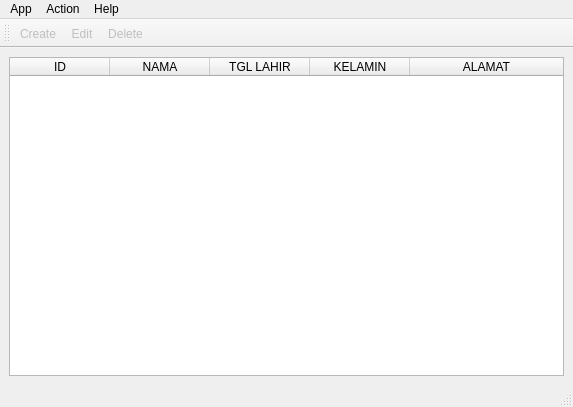
<?xml version="1.0" encoding="UTF-8"?>
<ui version="4.0">
 <class>DataExplorer</class>
 <widget class="QMainWindow" name="DataExplorer">
  <property name="geometry">
   <rect>
    <x>0</x>
    <y>0</y>
    <width>573</width>
    <height>407</height>
   </rect>
  </property>
  <property name="windowTitle">
   <string>Postgresql Data Explorer</string>
  </property>
  <widget class="QWidget" name="centralwidget">
   <layout class="QGridLayout" name="gridLayout">
    <item row="0" column="0">
     <widget class="QTableWidget" name="tableWidget">
      <property name="selectionBehavior">
       <enum>QAbstractItemView::SelectRows</enum>
      </property>
      <property name="gridStyle">
       <enum>Qt::DashDotDotLine</enum>
      </property>
      <attribute name="horizontalHeaderVisible">
       <bool>true</bool>
      </attribute>
      <attribute name="horizontalHeaderStretchLastSection">
       <bool>true</bool>
      </attribute>
      <attribute name="verticalHeaderVisible">
       <bool>false</bool>
      </attribute>
      <attribute name="verticalHeaderCascadingSectionResizes">
       <bool>false</bool>
      </attribute>
      <attribute name="verticalHeaderStretchLastSection">
       <bool>false</bool>
      </attribute>
      <column>
       <property name="text">
        <string>ID</string>
       </property>
      </column>
      <column>
       <property name="text">
        <string>NAMA</string>
       </property>
      </column>
      <column>
       <property name="text">
        <string>TGL LAHIR</string>
       </property>
      </column>
      <column>
       <property name="text">
        <string>KELAMIN</string>
       </property>
      </column>
      <column>
       <property name="text">
        <string>ALAMAT</string>
       </property>
      </column>
     </widget>
    </item>
   </layout>
  </widget>
  <widget class="QMenuBar" name="menubar">
   <property name="geometry">
    <rect>
     <x>0</x>
     <y>0</y>
     <width>573</width>
     <height>25</height>
    </rect>
   </property>
   <widget class="QMenu" name="menuAction">
    <property name="title">
     <string>Action</string>
    </property>
    <addaction name="actionCreate"/>
    <addaction name="actionEdit"/>
    <addaction name="separator"/>
    <addaction name="actionDelete"/>
   </widget>
   <widget class="QMenu" name="menuHelp">
    <property name="title">
     <string>Help</string>
    </property>
    <addaction name="actionAbout"/>
   </widget>
   <widget class="QMenu" name="menuApp">
    <property name="title">
     <string>App</string>
    </property>
    <addaction name="actionConnection"/>
    <addaction name="separator"/>
    <addaction name="actionQuit"/>
   </widget>
   <addaction name="menuApp"/>
   <addaction name="menuAction"/>
   <addaction name="menuHelp"/>
  </widget>
  <widget class="QStatusBar" name="statusbar"/>
  <widget class="QToolBar" name="toolBar">
   <property name="windowTitle">
    <string>toolBar</string>
   </property>
   <property name="movable">
    <bool>true</bool>
   </property>
   <property name="toolButtonStyle">
    <enum>Qt::ToolButtonTextUnderIcon</enum>
   </property>
   <attribute name="toolBarArea">
    <enum>TopToolBarArea</enum>
   </attribute>
   <attribute name="toolBarBreak">
    <bool>false</bool>
   </attribute>
   <addaction name="actionCreate"/>
   <addaction name="actionEdit"/>
   <addaction name="actionDelete"/>
  </widget>
  <action name="actionCreate">
   <property name="enabled">
    <bool>false</bool>
   </property>
   <property name="icon">
    <iconset>
     <normaloff>icons/add.png</normaloff>icons/add.png</iconset>
   </property>
   <property name="text">
    <string>Create</string>
   </property>
   <property name="statusTip">
    <string>Memasukan Record</string>
   </property>
   <property name="shortcut">
    <string>Ctrl+N</string>
   </property>
  </action>
  <action name="actionEdit">
   <property name="enabled">
    <bool>false</bool>
   </property>
   <property name="icon">
    <iconset>
     <normaloff>icons/pencil.png</normaloff>icons/pencil.png</iconset>
   </property>
   <property name="text">
    <string>Edit</string>
   </property>
   <property name="statusTip">
    <string>Mengubah Record</string>
   </property>
   <property name="shortcut">
    <string>Ctrl+E</string>
   </property>
  </action>
  <action name="actionDelete">
   <property name="enabled">
    <bool>false</bool>
   </property>
   <property name="icon">
    <iconset>
     <normaloff>icons/cross.png</normaloff>icons/cross.png</iconset>
   </property>
   <property name="text">
    <string>Delete</string>
   </property>
   <property name="statusTip">
    <string>Menghapus Record</string>
   </property>
   <property name="shortcut">
    <string>Ctrl+D</string>
   </property>
  </action>
  <action name="actionAbout">
   <property name="text">
    <string>About</string>
   </property>
  </action>
  <action name="actionConnection">
   <property name="icon">
    <iconset>
     <normaloff>icons/connect.png</normaloff>icons/connect.png</iconset>
   </property>
   <property name="text">
    <string>Connection</string>
   </property>
   <property name="shortcut">
    <string>Ctrl+Shift+C</string>
   </property>
  </action>
  <action name="actionQuit">
   <property name="icon">
    <iconset>
     <normaloff>icons/disconnect.png</normaloff>icons/disconnect.png</iconset>
   </property>
   <property name="text">
    <string>Quit</string>
   </property>
   <property name="shortcut">
    <string>Ctrl+Q</string>
   </property>
  </action>
 </widget>
 <resources/>
 <connections>
  <connection>
   <sender>actionQuit</sender>
   <signal>activated()</signal>
   <receiver>DataExplorer</receiver>
   <slot>close()</slot>
   <hints>
    <hint type="sourcelabel">
     <x>-1</x>
     <y>-1</y>
    </hint>
    <hint type="destinationlabel">
     <x>254</x>
     <y>203</y>
    </hint>
   </hints>
  </connection>
 </connections>
</ui>
